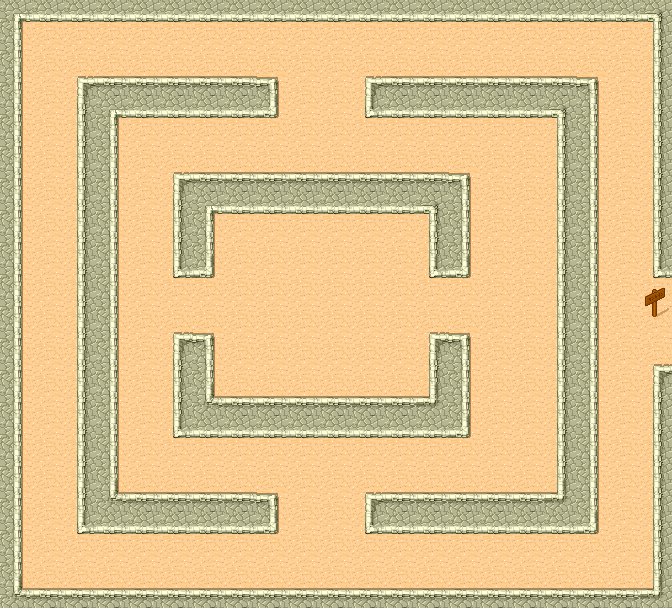

This is a level from a 2D game, rendered from its Tiled map with the project's own tilesets. A one-line summary and the map file follow, with tile-layer data summarised:
An orthogonal 21x19 tile map with 32x32 px tiles, 1 tile layer (Слой тайлов 1).

<map version="1.10" tiledversion="1.11.2" orientation="orthogonal" renderorder="right-down" width="21" height="19" tilewidth="32" tileheight="32" infinite="0" nextlayerid="2" nextobjectid="1">
 <tileset firstgid="1" source="tmw_desert_spacing.tsx" />
 <layer id="1" name="Слой тайлов 1" width="21" height="19">
  <data>[399 cells, 399 non-empty, 14 distinct tile ids]</data>
 </layer>
</map>
